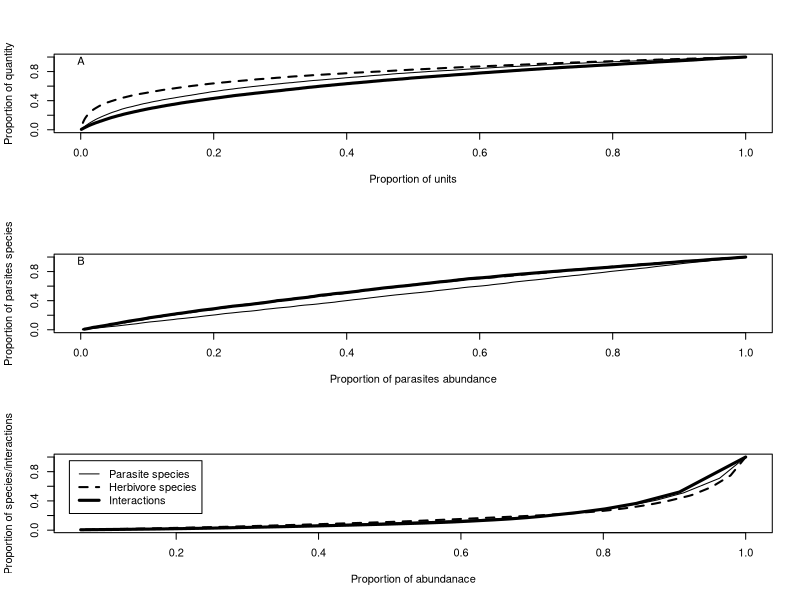

Recreate this plot in R.
setwd("C:\\R\\how simple are tropical food webs\\tritrophic data")
equal <- read.csv("ufwEqual.csv", header = TRUE, sep = "\t")
equal[is.na(equal)] <- 0
set.seed(2)

herb.eq <- as.matrix(rowSums(equal[3:dim(equal)[2]]) + equal[,1])
herb.eq <- as.matrix(herb.eq[rowSums(herb.eq)>0,])

par.eq <- as.matrix(colSums(equal[3:dim(equal)[2]]))
par.eq <- as.matrix(par.eq[rowSums(par.eq)>0,])
sum(par.eq)

equal <- equal[3:dim(equal)[2]]

int.eq <- as.matrix(equal[which(equal > 0, arr.ind = TRUE)])
sum(int.eq)
#ind.par <- rep(1:dim(par.eq)[1], par.eq)
#length(ind.red)
#ind.red <- ind.par[-sample(length(ind.par), 1)]
#windows(200,400)
#par(mfrow = c(2,1))
#plot(table(ind))
#plot(par.eq)
#length(unique(ind.par))

rarefaction <- function(dataset, n = 100, standarise = TRUE) {
  conv.data <- rep(1:dim(dataset)[1], dataset)
  result <- matrix(0, nrow = sum(dataset), ncol = 2)
  for (i in 1:n){
    res.temp <- matrix(0, nrow = sum(dataset), ncol = 2)
    res.temp[1,] <-c(sum(conv.data), dim(dataset)[1])
    ind.dat <- conv.data
    for(j in 2:sum(dataset)){
      ind.dat <- ind.dat[-sample(length(ind.dat) , 1)]
      spec.no <- length(unique(ind.dat))
      res.temp[j, ] <- c(sum(ind.dat), spec.no)
    }
    #print(res.temp)
    result <- result + res.temp
  }
  result <- result/n
  if (standarise == TRUE){
    result[,1] <- result[,1]/result[1,1]
    result[,2] <- result[,2]/result[1,2]
  }
  return(result)
}

#test
par.out <- rarefaction(par.eq)
herb.out <- rarefaction(herb.eq)
int.out <- rarefaction(int.eq)

rarefy.plants <- function(dataset, n = 100){
  #This function reduces randomly the number of tree species
  result <- matrix(data = 0, nrow = dim(dataset)[2], ncol = 2)
  for (i in 1:n){
    n.arthropods <- sum(rowSums(dataset) > 0) #number of arthropod species
    abundance <- sum(dataset)
    temp.result <- matrix(data = 0, nrow = dim(dataset)[2], ncol = 2) # temporal result matrix
    temp.result[1,1] <- n.arthropods # assigning first row of result matrix
    temp.result[1,2] <- abundance
    temp.dataset <- as.matrix(dataset) # creating a temprary dataset for manipulations
    for (j in 2:dim(dataset)[2]){
      temp.dataset <- as.matrix(temp.dataset[, -sample(dim(temp.dataset)[2], 1)])
      temp.result[j,1] <- sum(rowSums(temp.dataset) > 0) #Number of arthropod species after reomoving one species
      temp.result[j,2] <- sum(temp.dataset)
    }
    result <- result + temp.result
  }
  result <- result/n
  return(result)
}

rarefy.arthropods <- function(dataset, n = 100){
  #UNDER CONSTRUCTION - This function reduces randomly the number of arthropod species and look at abundance
  result <- matrix(data = 0, nrow = dim(dataset)[2], ncol = 2)
  for (i in 1:n){
    n.arthropods <- sum(colSums(dataset) > 0) #number of arthropod species
    abundance <- sum(dataset)
    temp.result <- matrix(data = 0, nrow = dim(dataset)[2], ncol = 2) # temporal result matrix
    temp.result[1,1] <- n.arthropods # assigning first row of result matrix
    temp.result[1,2] <- abundance
    temp.dataset <- as.matrix(dataset) # creating a temprary dataset for manipulations
    for (j in 2:dim(dataset)[2]){
      temp.dataset <- as.matrix(temp.dataset[, -sample(dim(temp.dataset)[2], 1)])
      temp.result[j,1] <- sum(colSums(temp.dataset) > 0) #Number of arthropod species after reomoving one species
      temp.result[j,2] <- sum(temp.dataset)
    }
    result <- result + temp.result
  }
  result <- result/n
  return(result)
}

rarefy.interactions <- function(dataset, n = 100){
  #This function reduces randomly the number of interactions from interaction matrix
  result <- matrix(data = 0, nrow = sum(dataset>0), ncol = 2)
  for (i in 1:n){
    n.arthropods <- sum(rowSums(dataset) > 0) #number of arthropod species
    abundance <- sum(dataset)
    temp.result <- matrix(data = 0, nrow = sum(dataset>0), ncol = 2) # temporal result matrix
    temp.result[1,1] <- n.arthropods # assigning first row of result matrix
    temp.result[1,2] <- abundance
    temp.dataset <- as.matrix(dataset) # creating a temprary dataset for manipulations
    for (j in 2:sum(dataset>0)){
      
      #temp.dataset <- temp.dataset[, colSums(temp.dataset)>0] #Removing empty columns
      #temp.dataset <- temp.dataset[, rowSums(temp.dataset)>0] #Removing empty rows
      
      nonzero.entries <- which(temp.dataset>0, arr.ind = TRUE)
      
      #print(length(nonzero.entries))
      
      coord <- nonzero.entries[sample(dim(nonzero.entries)[1],1),]
      
      #print(dataset[row,col])
      
      temp.dataset[coord[1],coord[2]] <- 0
      temp.result[j,1] <- sum(rowSums(temp.dataset) > 0) #Number of arthropod species after reomoving one species
      temp.result[j,2] <- sum(temp.dataset)
    }
    result <- result + temp.result
  }
  result <- result/n
  return(result)
}

#RARAEFACTION FOR HOST PARASITE WEB
rar.par <- rarefy.arthropods(equal) #parasite species reduction on parasites
rar.par[,1] <- rar.par[,1]/rar.par[1,1]
rar.par[,2] <- rar.par[,2]/rar.par[1,2]
#plot(rar.par)
rar.herb <- rarefy.plants(t(equal)) #host reduction and effect on parasites abu
rar.herb[,1] <- rar.herb[,1]/rar.herb[1,1]
rar.herb[,2] <- rar.herb[,2]/rar.herb[1,2]
#plot(rev(rar.herb[,2]), rev(rar.herb[,1])) #herbivore removed and effect of parasites abundance on species diversity
#sum(rowSums(equal)>0)
rar.int <- rarefy.interactions(t(equal))
rar.int[,1] <- rar.int[,1]/rar.int[1,1]
rar.int[,2] <- rar.int[,2]/rar.int[1,2]
#plot(rar.int[,2], rar.int[,1]

# NONRANDOM PARASITES

reduce.interactions <- function(dataset){
  wp.temp <- dataset
  no.of.interaction <- sum(dataset>0)
  print(no.of.interaction)
  result <- matrix(0, nrow = no.of.interaction, ncol = 2)
  result[1,] <- c(1,1)
  for (i in 1:(no.of.interaction-1)){
    print(no.of.interaction - i)
    coord <- which(wp.temp == min(wp.temp[wp.temp>0]), arr.ind = TRUE)
    print(wp.temp[coord[1,1], coord[1,2]])
    wp.temp[coord[1,1], coord[1,2]] <- 0
    #Count the interactions
    arthropods.abundance <- sum(wp.temp)
    arthropods.abundance.prop <- arthropods.abundance/sum(dataset)
    result[i + 1, ] <- c(arthropods.abundance.prop, (no.of.interaction - i)/no.of.interaction)
  }
  return(result)
}

reduce <- function(dataset, margin){
  # This function takes data matrix ordered by rows and by columns and reuces
  # it by removing least abundant components from given margin and calculates
  # proportion of abundance left.
  ws.temp <- dataset
  abu <- sum(dataset)
  prop <- matrix(0, nrow = dim(dataset)[margin], ncol = 2)
  prop [1, ] <- c(1, dim(dataset)[margin])
  for (i in 1:(dim(dataset)[margin]-1)){
    #print(i)
    #print(dim(ws.temp)[2] - i)
    if (margin == 2) {
      ws.temp <- ws.temp[, -dim(ws.temp)[margin]]
      res <- sum(ws.temp)/abu
      prop[i + 1, ] <- c(res, dim(as.matrix(ws.temp))[margin])
    }
    else{
      ws.temp <- ws.temp[-dim(ws.temp)[margin], ]
      res <- sum(ws.temp)/abu
      prop[i + 1, ] <- c(res, dim(ws.temp)[margin])
    }
    
  }
  prop[,2] <- prop[,2]/prop[1,2]
  return(prop)
}

#Parasites host database ordered without emty rows and columns
#ordes before
equal <- equal[rowSums(equal)>0,]
equal <- equal[order(rowSums(equal), decreasing =TRUE), ]
equal <- equal[,order(colSums(equal), decreasing = TRUE)]

equal.nonrandom.par <- reduce(equal, 2)
equal.nonrandom.her <- reduce(equal, 1)
equal.nanrandom.interactions <- reduce.interactions(equal)

#Plotting nonrandom reduction of food web

#PLOTTING
windows(300,400)
par(mfrow = c(3,1))

plot(par.out, 
     type = "l", lty = 1, col = "black", 
     axes = FALSE, xlab = "", ylab = "",
     xlim = c(0,1), ylim = c(0,1))
par(new = TRUE)
plot(herb.out, 
     type = "l", lty = 2, col = "black", lwd = 2, 
     axes = FALSE, xlab = "", ylab = "",
     xlim = c(0,1), ylim = c(0,1))
par(new = TRUE)
plot(int.out, 
     type = "l", lty = 1, col = "black", lwd = 3, 
     axes = TRUE, xlab = "Proportion of units", ylab = "Proportion of quantity",
     xlim = c(0,1), ylim = c(0,1))
#legend(0.5,0.4, c("Parasites individuals", "Herbivore individuals", 
                  #"Individual interactions"), lty = c(1,2,1),
       #lwd = c(1,2,3))
text(0, 0.95, c("A"))

plot(rar.par[,2], rar.par[,1], 
     type = "l", lty = 1, col = "black", 
     axes = FALSE, xlab = "", ylab = "",
     xlim = c(0,1), ylim = c(0,1))
par(new = TRUE)
plot(rar.herb[,2], rar.herb[,1],
     type = "l", lty = 2, col = "black", lwd = 2, 
     axes = FALSE, xlab = "", ylab = "",
     xlim = c(0,1), ylim = c(0,1))
par(new = TRUE)
plot(rar.int[,2], rar.int[,1],
     type = "l", lty = 1, col = "black", lwd = 3, 
     axes = TRUE, xlab = "Proportion of parasites abundance", ylab = "Proportion of parsites species",
     xlim = c(0,1), ylim = c(0,1))
#legend(0.5, 0.4, c("Parasites removed", "Hosts removed", "Interaction removed"),
       #lty = c(1,2,1), lwd = c(1,2,3))
text(0, 0.95, c("B"))

#par(new = FALSE)
plot(equal.nonrandom.par[,1], equal.nonrandom.par[,2], type = "l",
     lty = 1, lwd = 1, axes = FALSE, xlab = "", ylab = "")
par(new = TRUE)
plot(equal.nonrandom.her[,1], equal.nonrandom.her[,2], type = "l",
     lwd = 2, lty = 2,axes = FALSE, xlab = "", ylab = "")
par(new = TRUE)
plot(equal.nanrandom.interactions[,1], equal.nanrandom.interactions[,2],
     type = "l", lty = 1, lwd = 3, xlab = "Proportion of abundanace", ylab = "Proportion of species/interactions")
legend(0.05,0.95, c("Parasite species", "Herbivore species",
                  "Interactions"), lty = c(1,2,1),
       lwd = c(1,2,3))
text(0, 0.95, c("C"))
